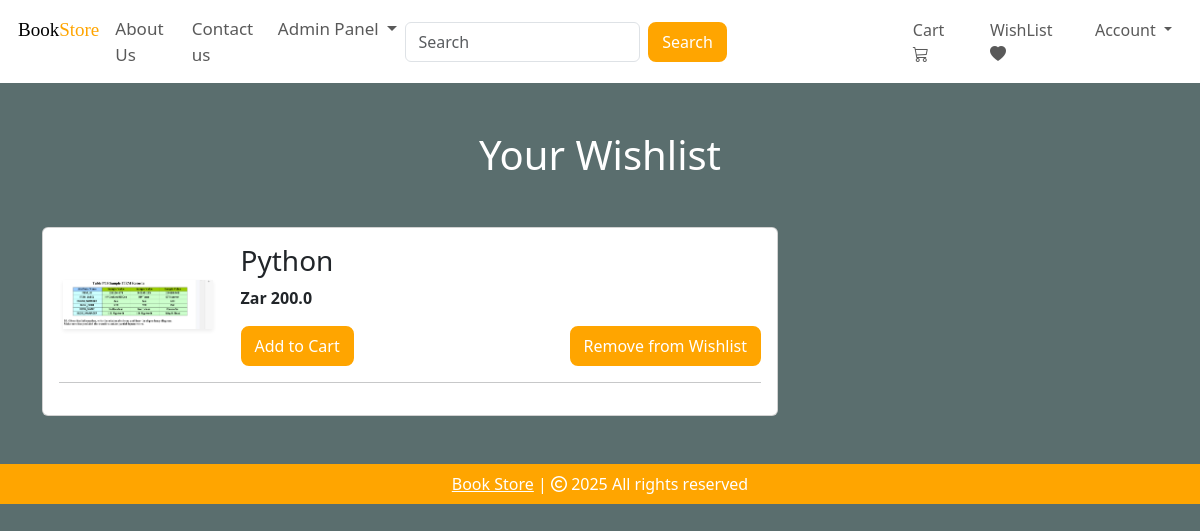
Screenshot of /wishlist (signed in) with the database file from the repository.
### bookstore/models.py (models this page shows, shortened)
class Wishlist(db.Model):
    id = db.Column(db.Integer, primary_key=True)
    customer_id = db.Column(db.Integer, db.ForeignKey('customer.id'), nullable=False)
    product_id = db.Column(db.Integer, db.ForeignKey('product.id'), nullable=False)
    date_added = db.Column(db.DateTime, default=datetime.utcnow)

class Product(db.Model):
    id = db.Column(db.Integer, primary_key=True)
    product_name = db.Column(db.String(100), nullable=False)
    current_price = db.Column(db.Float, nullable=False)
    previous_price = db.Column(db.Float, nullable=True)  # Add this line
    in_stock = db.Column(db.Integer, nullable=False)
    product_picture = db.Column(db.String(1000), nullable=False)
    flash_sale = db.Column(db.Boolean, default=False)
    date_added = db.Column(db.DateTime, default=datetime.utcnow)
    department=db.Column(db.String(100),nullable=False)
    carts = db.relationship('Cart', backref=db.backref('product', lazy=True))
    orders = db.relationship('Order', backref=db.backref('product', lazy=True))
    wishlist = db.relationship('Wishlist', backref=db.backref('product', lazy=True))

### bookstore/views.py (the view)
@views.route('/wishlist')
@login_required
def view_wishlist():
    wishlist_items = Wishlist.query.filter_by(customer_id=current_user.id).all()
    return render_template('wishlist.html', wishlist_items=wishlist_items)

### bookstore/__init__.py (called while the page is built)
def create_app():
    app = Flask(__name__)
    app.config.from_object("config.Config")
    app.config["SQLALCHEMY_DATABASE_URI"] = f"sqlite:///{DB_NAME}"
    db.init_app(app)
    stripe.api_key = app.config["STRIPE_SECRET_KEY"]  # Initialize Stripe
    from .models import Customer, Cart, Product, Order
    login_manager = LoginManager()
    login_manager.init_app(app)
    login_manager.login_view = "auth.login"
    @login_manager.user_loader
    def load_user(id):
        return Customer.query.get(int(id))
    from .views import views
    from .auth import auth
    from .admin import admin
    app.register_blueprint(views, url_prefix="/")
    app.register_blueprint(auth, url_prefix="/")
    app.register_blueprint(admin, url_prefix="/")
    create_database(app)
    return app

### bookstore/templates/wishlist.html (shortened to what this page needs)
{% extends 'base.html' %}
{% block body %}
<div class="container my-5">
    <div class="row">
        {% if wishlist_items %}
            <h1 class="text-center mb-5" style="color: white;">Your Wishlist</h1>
            <div class="col-sm-8">
                <div class="card">
                    <div class="card-body">
                        {% for item in wishlist_items %}
                            <div class="row">
                                <div class="col-sm-3 text-center align-self-center">
                                    <img src="{{ item.product.product_picture }}" alt="" class="img-fluid img
thumbnail shadow-sm" height="150px" width="150px">
                                </div>
                                <div class="col-sm-9">
                                    <div>
                                        <h3>{{ item.product.product_name }}</h3>
                                        <p class="mb-0"><strong>Zar {{ item.product.current_price
}}</strong></p>
                                        <div class="d-flex justify-content-between mt-3">
                                            <a href="{{ url_for('views.add_to_cart', item_id=item.product.id) }}"
class="btn btn-primary">Add to Cart</a>
                                            <a href="{{ url_for('views.remove_from_wishlist', wishlist_id=item.id)
}}" class="btn btn-danger">Remove from Wishlist</a>
                                        </div>
                                    </div>
                                </div>
                            </div>
                            <hr>
                        {% endfor %}
                    </div>
                </div>
            </div>
        {% else %}
            <h1 class="text-center mb-5" style="color: white;">Your Wishlist is Empty</h1>
        {% endif %}
    </div>
</div>
{% endblock %}

### bookstore/static/css/style.css (style rules this page uses)
.d-flex .btn { background: orange; border: 2px solid orange; border-radius: 8px; color: #fff; }

### rows the page displays
Wishlist: product.product_picture (picture), product.product_name "Python", product.current_price "200.0"
